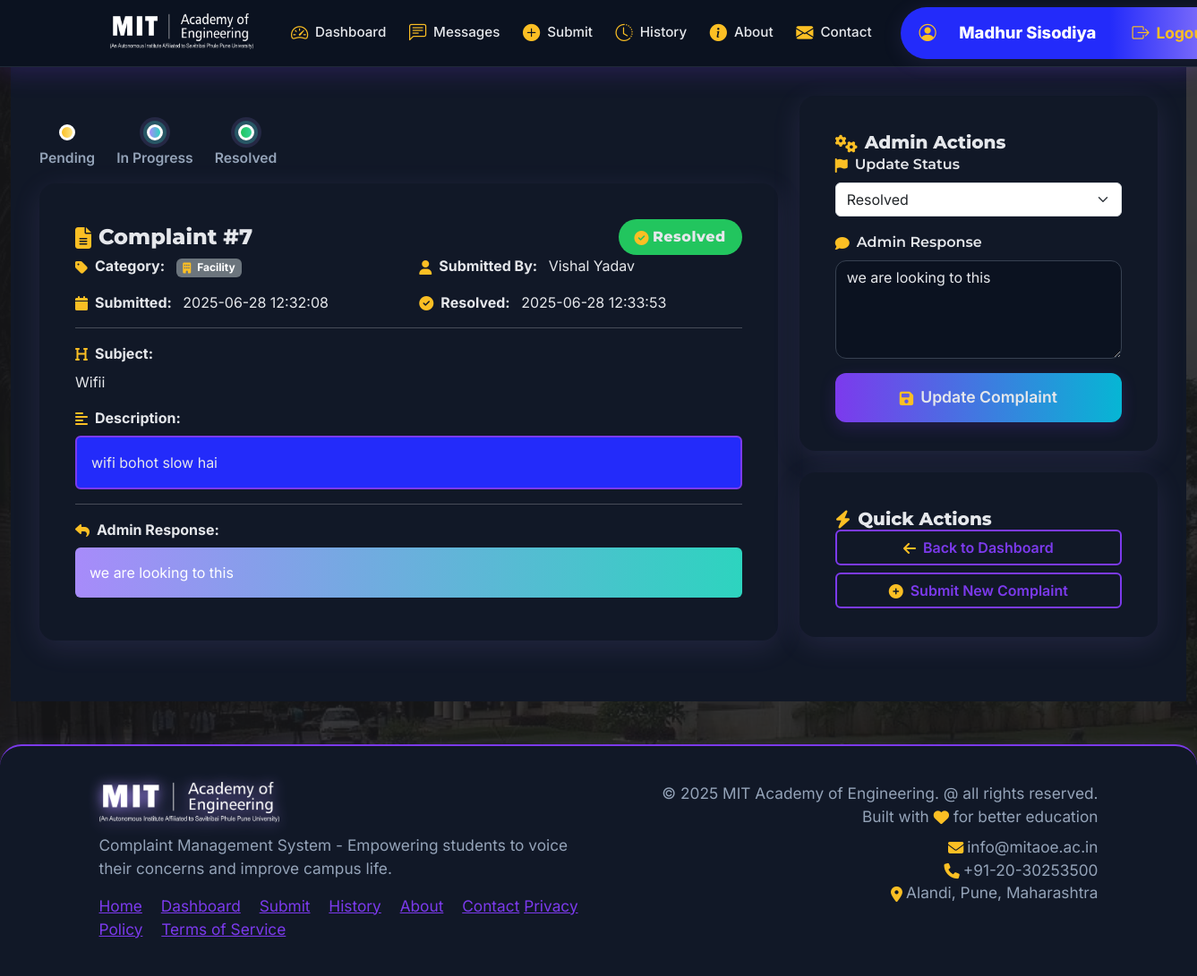
The page /view_complaint/7 (signed in) on the database its author committed.
### app.py (models this page shows)
class User(db.Model):
    id = db.Column(db.Integer, primary_key=True)
    name = db.Column(db.String(100), nullable=False)
    email = db.Column(db.String(120), unique=True, nullable=False)
    password = db.Column(db.String(200), nullable=False)
    role = db.Column(db.String(20), default='student')  # student or admin
    created_at = db.Column(db.DateTime, default=datetime.utcnow)
    complaints = db.relationship('Complaint', backref='user', lazy=True)

class Complaint(db.Model):
    id = db.Column(db.Integer, primary_key=True)
    user_id = db.Column(db.Integer, db.ForeignKey('user.id'), nullable=False)
    category = db.Column(db.String(50), nullable=False)  # teacher, student, staff, facility
    subject = db.Column(db.String(200), nullable=False)
    description = db.Column(db.Text, nullable=False)
    status = db.Column(db.String(20), default='pending')  # pending, in_progress, resolved
    created_at = db.Column(db.DateTime, default=datetime.utcnow)
    resolved_at = db.Column(db.DateTime, nullable=True)
    admin_response = db.Column(db.Text, nullable=True)

### app.py (the view)
@app.route('/view_complaint/<int:complaint_id>')
def view_complaint(complaint_id):
    if 'user_id' not in session:
        flash('Please login first!', 'error')
        return redirect(url_for('login'))
    user = User.query.get(session['user_id'])
    if not user:
        session.clear()
        flash('Session expired. Please log in again.', 'error')
        return redirect(url_for('login'))
    complaint = Complaint.query.get_or_404(complaint_id)
    if user.role != 'admin' and complaint.user_id != user.id:
        flash('Access denied!', 'error')
        return redirect(url_for('dashboard'))
    return render_template('view_complaint.html', complaint=complaint, user=user)

### templates/view_complaint.html (shortened to what this page needs)
{% extends "base.html" %}
{% block content %}
<div class="main-content">
    <div class="row">
        <div class="col-lg-8">
            <div class="timeline">
                <div class="timeline-step">
                    <div class="timeline-dot" style="background: linear-gradient(90deg, #fbbf24, #fde68a);"></div>
                    <div class="timeline-label">Pending</div>
                </div>
                <div class="timeline-step">
                    <div class="timeline-dot {% if complaint.status in ['in_progress', 'resolved'] %}timeline-dot-active{% endif %}" style="background: linear-gradient(90deg, #a78bfa, #2dd4bf);"></div>
                    <div class="timeline-label">In Progress</div>
                </div>
                <div class="timeline-step">
                    <div class="timeline-dot {% if complaint.status == 'resolved' %}timeline-dot-active{% endif %}" style="background: linear-gradient(90deg, #22c55e, #34d399);"></div>
                    <div class="timeline-label">Resolved</div>
                </div>
            </div>
            <div class="modern-card mb-4">
                <div class="card-header bg-transparent border-0">
                    <div class="d-flex justify-content-between align-items-center">
                        <h4 class="mb-0 gradient-heading">
                            <i class="fas fa-file-alt me-2"></i>Complaint #{{ complaint.id }}
                        </h4>
                        <span class="status-badge status-{{ complaint.status.replace('_', '-') }}">
                            {% if complaint.status == 'pending' %}
                                <i class="fas fa-clock me-1"></i>Pending
                            {% elif complaint.status == 'in_progress' %}
                                <i class="fas fa-spinner me-1"></i>In Progress
                            {% else %}
                                <i class="fas fa-check-circle me-1"></i>Resolved
                            {% endif %}
                        </span>
                    </div>
                </div>
                <div class="card-body">
                    <div class="row mb-3">
                        <div class="col-md-6">
                            <strong class="gradient-heading"><i class="fas fa-tag me-2"></i>Category:</strong>
                            <span class="badge bg-secondary ms-2">
                                <i class="fas fa-{{ 'chalkboard-teacher' if complaint.category == 'teacher' else 'user-graduate' if complaint.category == 'student' else 'users-cog' if complaint.category == 'staff' else 'building' }} me-1"></i>
                                {{ complaint.category.title() }}
                            </span>
                        </div>
                        <div class="col-md-6">
                            <strong class="gradient-heading"><i class="fas fa-user me-2"></i>Submitted By:</strong>
                            <span class="ms-2">{{ complaint.user.name }}</span>
                        </div>
                    </div>
                    <div class="row mb-3">
                        <div class="col-md-6">
                            <strong class="gradient-heading"><i class="fas fa-calendar me-2"></i>Submitted:</strong>
                            <span class="ms-2">{{ complaint.created_at.strftime('%Y-%m-%d %H:%M:%S') }}</span>
                        </div>
                        {% if complaint.resolved_at %}
                            <div class="col-md-6">
                                <strong class="gradient-heading"><i class="fas fa-check-circle me-2"></i>Resolved:</strong>
                                <span class="ms-2">{{ complaint.resolved_at.strftime('%Y-%m-%d %H:%M:%S') }}</span>
                            </div>
                        {% endif %}
                    </div>
                    <hr>
                    <div class="mb-3">
                        <strong class="gradient-heading"><i class="fas fa-heading me-2"></i>Subject:</strong>
                        <p class="mt-2">{{ complaint.subject }}</p>
                    </div>
                    <div class="mb-3">
                        <strong class="gradient-heading"><i class="fas fa-align-left me-2"></i>Description:</strong>
                        <div class="mt-2 p-3 description-view-box rounded">
                            {{ complaint.description|replace('\n', '<br>')|safe }}
                        </div>
                    </div>
                    {% if complaint.admin_response %}
                        <hr>
                        <div class="mb-3">
                            <strong class="gradient-heading"><i class="fas fa-reply me-2"></i>Admin Response:</strong>
                            <div class="mt-2 p-3 rounded" style="background:linear-gradient(90deg,#a78bfa,#2dd4bf);color:#fff;">
                                {{ complaint.admin_response|replace('\n', '<br>')|safe }}
                            </div>
                        </div>
                    {% endif %}
                </div>
            </div>
        </div>
        <div class="col-lg-4">
            {% if user.role == 'admin' %}
                <div class="modern-card mb-4">
                    <div class="card-header bg-transparent border-0">
                        <h5 class="mb-0 gradient-heading">
                            <i class="fas fa-cogs me-2"></i>Admin Actions
                        </h5>
                    </div>
                    <div class="card-body">
                        <form method="POST" action="{{ url_for('update_complaint', complaint_id=complaint.id) }}">
                            <div class="mb-3">
                                <label for="status" class="form-label gradient-heading">
                                    <i class="fas fa-flag me-2"></i>Update Status
                                </label>
                                <select class="form-select" id="status" name="status" required>
                                    <option value="resolved" {{ 'selected' if complaint.status == 'resolved' }}>Resolved</option>
                                </select>
                            </div>
                            <div class="mb-3">
                                <label for="admin_response" class="form-label gradient-heading">
                                    <i class="fas fa-comment me-2"></i>Admin Response
                                </label>
                                <textarea class="form-control" id="admin_response" name="admin_response" rows="4" placeholder="Provide a response or update...">{{ complaint.admin_response or '' }}</textarea>
                            </div>
                            <div class="d-grid">
                                <button type="submit" class="btn btn-primary">
                                    <i class="fas fa-save me-2"></i>Update Complaint
                                </button>
                            </div>
                        </form>
                    </div>
                </div>
            {% endif %}
            <div class="modern-card">
                <div class="card-header bg-transparent border-0">
                    <h5 class="mb-0 gradient-heading">
                        <i class="fas fa-bolt me-2"></i>Quick Actions
                    </h5>
                </div>
                <div class="card-body">
                    <div class="d-grid gap-2">
                        <a href="{{ url_for('dashboard') }}" class="btn btn-outline-primary">
                            <i class="fas fa-arrow-left me-2"></i>Back to Dashboard
                        </a>
                        <a href="{{ url_for('submit_complaint') }}" class="btn btn-outline-success">
                            <i class="fas fa-plus-circle me-2"></i>Submit New Complaint
                        </a>
                    </div>
                </div>
            </div>
        </div>
    </div>
</div>
{% endblock %}

### templates/base.html (shortened to what this page needs)
<!DOCTYPE html>
<html lang="en">
<head>
    <link href="https://cdn.jsdelivr.net/npm/bootstrap@5.3.0/dist/css/bootstrap.min.css" rel="stylesheet">
    <link rel="stylesheet" href="https://cdnjs.cloudflare.com/ajax/libs/font-awesome/6.4.0/css/all.min.css">
    <link rel="stylesheet" href="https://cdn.jsdelivr.net/npm/bootstrap-icons@1.10.5/font/bootstrap-icons.css">
</head>
<body>
    <nav class="navbar navbar-expand-lg navbar-dark sticky-top">
        <div class="container position-relative">
            <a class="navbar-brand" href="{{ url_for('home') }}">
                <img src="{{ url_for('static', filename='mit_logo.jpg') }}" alt="MIT Academy of Engineering" height="50" style="max-width:180px;">
            </a>
            <div class="collapse navbar-collapse" id="navbarNav">
                <ul class="navbar-nav me-auto">
                    {% if session.user_id %}
                        <li class="nav-item">
                            <a class="nav-link{% if request.endpoint == 'dashboard' %} active{% endif %}" href="{{ url_for('dashboard') }}" title="Dashboard">
                                <i class="bi bi-speedometer2" style="font-size: 1.4rem;"></i><span class="nav-text">Dashboard</span>
                            </a>
                        </li>
                        {% if session.user_role == 'admin' %}
                        <li class="nav-item">
                            <a class="nav-link{% if request.endpoint == 'admin_messages' %} active{% endif %}" href="{{ url_for('admin_messages') }}" title="Messages">
                                <i class="bi bi-chat-left-text" style="font-size: 1.4rem;"></i><span class="nav-text">Messages</span>
                            </a>
                        </li>
                        {% endif %}
                        <li class="nav-item">
                            <a class="nav-link{% if request.endpoint == 'submit_complaint' %} active{% endif %}" href="{{ url_for('submit_complaint') }}" title="Submit Complaint">
                                <i class="bi bi-plus-circle-fill" style="font-size: 1.4rem;"></i><span class="nav-text">Submit</span>
                            </a>
                        </li>
                        <li class="nav-item">
                            <a class="nav-link{% if request.endpoint == 'view_history' %} active{% endif %}" href="{{ url_for('view_history') }}" title="View History">
                                <i class="bi bi-clock-history" style="font-size: 1.4rem;"></i><span class="nav-text">History</span>
                            </a>
                        </li>
                    {% endif %}
                    <li class="nav-item">
                        <a class="nav-link{% if request.endpoint == 'about' %} active{% endif %}" href="{{ url_for('about') }}" title="About">
                            <i class="bi bi-info-circle-fill" style="font-size: 1.4rem;"></i><span class="nav-text">About</span>
                        </a>
                    </li>
                    <li class="nav-item">
                        <a class="nav-link{% if request.endpoint == 'contact' %} active{% endif %}" href="{{ url_for('contact') }}" title="Contact">
                            <i class="bi bi-envelope-fill" style="font-size: 1.4rem;"></i><span class="nav-text">Contact</span>
                        </a>
                    </li>
                </ul>
                <ul class="navbar-nav align-items-center" style="gap:0.8rem;">
                    {% if session.user_id %}
                        <li class="nav-item">
                            <div class="userbar" tabindex="0" aria-label="User menu and logout">
                                <i class="bi bi-person-circle user-icon" style="font-size: 1.8rem;"></i>
                                <span class="user-name">{{ session.user_name }}</span>
                                <a href="{{ url_for('logout') }}" class="logout-link" aria-label="Logout" data-bs-toggle="tooltip" data-bs-placement="bottom" title="Logout">
                                    <i class="bi bi-box-arrow-right" style="font-size: 1.3rem;"></i>
                                    <span>Logout</span>
                                </a>
                            </div>
                        </li>
                    {% endif %}
                </ul>
            </div>
        </div>
    </nav>
    <div class="container-fluid">
        {% block content %}{% endblock %}
    </div>
    <footer class="footer">
        <div class="container">
            <div class="row">
                <div class="col-md-6">
                    <div class="d-flex align-items-center mb-2">
                        <img src="{{ url_for('static', filename='mit_logo.jpg') }}" alt="MIT Academy of Engineering" class="footer-logo me-3">
                    </div>
                    <p class="mb-0">Complaint Management System - Empowering students to voice their concerns and improve campus life.</p>
                    <div class="mt-3">
                        <a href="{{ url_for('home') }}" class="me-3">Home</a>
                        <a href="{{ url_for('dashboard') }}" class="me-3">Dashboard</a>
                        <a href="{{ url_for('submit_complaint') }}" class="me-3">Submit</a>
                        <a href="{{ url_for('view_history') }}" class="me-3">History</a>
                        <a href="{{ url_for('about') }}" class="me-3">About</a>
                        <a href="{{ url_for('contact') }}">Contact</a>
                        <a href="#" class="me-3">Privacy Policy</a>
                        <a href="#" class="me-3">Terms of Service</a>
                    </div>
                </div>
                <div class="col-md-6 text-md-end">
                    <p class="mb-0">&copy; 2025 MIT Academy of Engineering. @ all rights reserved.</p>
                    <p class="mb-0">Built with <i class="fas fa-heart text-danger"></i> for better education</p>
                    <div class="mt-2">
                        <span><i class="fas fa-envelope me-1"></i>info@mitaoe.ac.in</span><br>
                        <span><i class="fas fa-phone me-1"></i>+91-20-30253500</span><br>
                        <span><i class="fas fa-map-marker-alt me-1"></i>Alandi, Pune, Maharashtra</span>
                    </div>
                </div>
            </div>
        </div>
    </footer>
</body>
</html>

### rows shown on the page
User: user_name "Madhur Sisodiya"
Complaint: id "7", category "Facility", created_at "2025-06-28 12:32:08", resolved_at "2025-06-28 12:33:53", subject "Wifii", description "wifi bohot slow hai", admin_response "we are looking to this"
User: user.name "Vishal Yadav"
